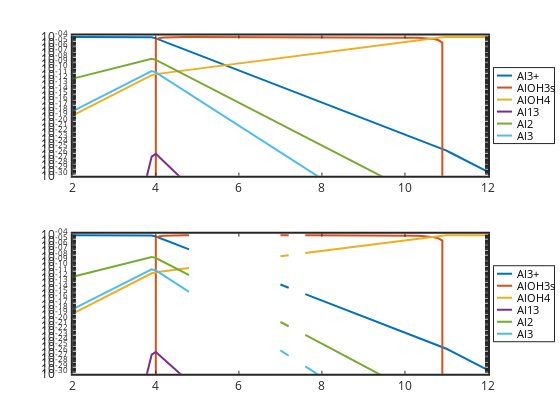

Notebook code cell kept with this figure:
### Code cell
subplot(211)
semilogy(pH,Alp3,'linewidth',2,pH,AlLOH3Rs,'linewidth',2,pH,AlLOHR4m,'linewidth',2, ...
pH,Al13LOHR32p7,'linewidth',2,pH,Al2,'linewidth',2,pH,Al3,'linewidth',2)
 set(gca,'linewidth',2,'fontsize',12)
legend('Al3+','AlOH3s','AlOH4','Al13','Al2','Al3','location','eastoutside')
axis([2 12 1e-30 2e-4])

subplot(212)
semilogy(pH,PAlp3,'linewidth',2,pH,PAlLOH3Rs,'linewidth',2,pH,PAlLOHR4m,'linewidth',2, ...
pH,PAl13LOHR32p7,'linewidth',2,pH,PAl2,'linewidth',2,pH,PAl3,'linewidth',2)
set(gca,'linewidth',2,'fontsize',12)
legend('Al3+','AlOH3s','AlOH4','Al13','Al2','Al3','location','eastoutside')
axis([2 12 1e-30 2e-4])

### Figure 1 — Plotly figure (JSON) as saved in the notebook; plotly's stock layout.template omitted (floating-point values rounded to 4 significant figures; data arrays with more than 128 entries replaced by an {"elided": "..."} marker saying what was removed)
{"data": [{"line": {"color": "rgb(0,113,188)", "dash": "solid", "width": 2}, "marker": {"color": "rgb(0,113,188)", "line": {"color": "rgb(0,113,188)"}, "size": 6, "symbol": "none"}, "mode": "lines", "name": "Al3+", "showlegend": true, "type": "scatter", "visibility": true, "x": [2, 2.1, 2.2, 2.3, 2.4, 2.5, 2.6, 2.7, 2.8, 2.9, 3, 3.1, 3.2, 3.3, 3.4, 3.5, 3.6, 3.7, 3.8, 3.9, 4, 4.1, 4.2, 4.3, 4.4, 4.5, 4.6, 4.7, 4.8, 4.9, 5, 5.1, 5.2, 5.3, 5.4, 5.5, 5.6, 5.7, 5.8, 5.9, 6, 6.1, 6.2, 6.3, 6.4, 6.5, 6.6, 6.7, 6.8, 6.9, 7, 7.1, 7.2, 7.3, 7.4, 7.5, 7.6, 7.7, 7.8, 7.9, 8, 8.1, 8.2, 8.3, 8.4, 8.5, 8.6, 8.7, 8.8, 8.9, 9, 9.1, 9.2, 9.3, 9.4, 9.5, 9.6, 9.7, 9.8, 9.9, 10, 10.1, 10.2, 10.3, 10.4, 10.5, 10.6, 10.7, 10.8, 10.9, 11, 11.1, 11.2, 11.3, 11.4, 11.5, 11.6, 11.7, 11.8, 11.9, 12], "xaxis": "x", "y": [9.989e-05, 9.986e-05, 9.983e-05, 9.978e-05, 9.972e-05, 9.965e-05, 9.956e-05, 9.945e-05, 9.931e-05, 9.913e-05, 9.891e-05, 9.862e-05, 9.827e-05, 9.783e-05, 9.729e-05, 9.66e-05, 9.575e-05, 9.469e-05, 9.339e-05, 9.179e-05, 5.702e-05, 2.858e-05, 1.432e-05, 7.178e-06, 3.597e-06, 1.803e-06, 9.036e-07, 4.529e-07, 2.27e-07, 1.138e-07, 5.702e-08, 2.858e-08, 1.432e-08, 7.178e-09, 3.597e-09, 1.803e-09, 9.036e-10, 4.529e-10, 2.27e-10, 1.138e-10, 5.702e-11, 2.858e-11, 1.432e-11, 7.178e-12, 3.597e-12, 1.803e-12, 9.036e-13, 4.529e-13, 2.27e-13, 1.138e-13, 5.702e-14, 2.858e-14, 1.432e-14, 7.178e-15, 3.597e-15, 1.803e-15, 9.036e-16, 4.529e-16, 2.27e-16, 1.138e-16, 5.702e-17, 2.858e-17, 1.432e-17, 7.178e-18, 3.597e-18, 1.803e-18, 9.036e-19, 4.529e-19, 2.27e-19, 1.138e-19, 5.702e-20, 2.858e-20, 1.432e-20, 7.178e-21, 3.597e-21, 1.803e-21, 9.036e-22, 4.529e-22, 2.27e-22, 1.138e-22, 5.702e-23, 2.858e-23, 1.432e-23, 7.178e-24, 3.597e-24, 1.803e-24, 9.036e-25, 4.529e-25, 2.27e-25, 1.138e-25, 5.012e-26, 1.995e-26, 7.943e-27, 3.162e-27, 1.259e-27, 5.012e-28, 1.995e-28, 7.943e-29, 3.162e-29, 1.259e-29, 5.012e-30], "yaxis": "y"}, {"line": {"color": "rgb(216,82,24)", "dash": "solid", "width": 2}, "marker": {"color": "rgb(216,82,24)", "line": {"color": "rgb(216,82,24)"}, "size": 6, "symbol": "none"}, "mode": "lines", "name": "AlOH3s", "showlegend": true, "type": "scatter", "visibility": true, "x": [2, 2.1, 2.2, 2.3, 2.4, 2.5, 2.6, 2.7, 2.8, 2.9, 3, 3.1, 3.2, 3.3, 3.4, 3.5, 3.6, 3.7, 3.8, 3.9, 4, 4.1, 4.2, 4.3, 4.4, 4.5, 4.6, 4.7, 4.8, 4.9, 5, 5.1, 5.2, 5.3, 5.4, 5.5, 5.6, 5.7, 5.8, 5.9, 6, 6.1, 6.2, 6.3, 6.4, 6.5, 6.6, 6.7, 6.8, 6.9, 7, 7.1, 7.2, 7.3, 7.4, 7.5, 7.6, 7.7, 7.8, 7.9, 8, 8.1, 8.2, 8.3, 8.4, 8.5, 8.6, 8.7, 8.8, 8.9, 9, 9.1, 9.2, 9.3, 9.4, 9.5, 9.6, 9.7, 9.8, 9.9, 10, 10.1, 10.2, 10.3, 10.4, 10.5, 10.6, 10.7, 10.8, 10.9, 11, 11.1, 11.2, 11.3, 11.4, 11.5, 11.6, 11.7, 11.8, 11.9, 12], "xaxis": "x", "y": [0, 0, 0, 0, 0, 0, 0, 0, 0, 0, 0, 0, 0, 0, 0, 0, 0, 0, 0, 0, 3.653e-05, 6.733e-05, 8.308e-05, 9.117e-05, 9.535e-05, 9.752e-05, 9.866e-05, 9.927e-05, 9.959e-05, 9.977e-05, 9.987e-05, 9.992e-05, 9.995e-05, 9.997e-05, 9.998e-05, 9.999e-05, 9.999e-05, 9.999e-05, 0.0001, 0.0001, 0.0001, 0.0001, 0.0001, 0.0001, 0.0001, 0.0001, 0.0001, 9.999e-05, 9.999e-05, 9.999e-05, 9.999e-05, 9.999e-05, 9.998e-05, 9.998e-05, 9.997e-05, 9.996e-05, 9.995e-05, 9.994e-05, 9.993e-05, 9.991e-05, 9.989e-05, 9.986e-05, 9.982e-05, 9.977e-05, 9.971e-05, 9.964e-05, 9.955e-05, 9.943e-05, 9.928e-05, 9.91e-05, 9.886e-05, 9.857e-05, 9.82e-05, 9.773e-05, 9.714e-05, 9.64e-05, 9.547e-05, 9.43e-05, 9.282e-05, 9.096e-05, 8.862e-05, 8.568e-05, 8.197e-05, 7.73e-05, 7.142e-05, 6.403e-05, 5.471e-05, 4.298e-05, 2.822e-05, 9.635e-06, 0, 0, 0, 0, 0, 0, 0, 0, 0, 0, 0], "yaxis": "y"}, {"line": {"color": "rgb(236,176,31)", "dash": "solid", "width": 2}, "marker": {"color": "rgb(236,176,31)", "line": {"color": "rgb(236,176,31)"}, "size": 6, "symbol": "none"}, "mode": "lines", "name": "AlOH4", "showlegend": true, "type": "scatter", "visibility": true, "x": [2, 2.1, 2.2, 2.3, 2.4, 2.5, 2.6, 2.7, 2.8, 2.9, 3, 3.1, 3.2, 3.3, 3.4, 3.5, 3.6, 3.7, 3.8, 3.9, 4, 4.1, 4.2, 4.3, 4.4, 4.5, 4.6, 4.7, 4.8, 4.9, 5, 5.1, 5.2, 5.3, 5.4, 5.5, 5.6, 5.7, 5.8, 5.9, 6, 6.1, 6.2, 6.3, 6.4, 6.5, 6.6, 6.7, 6.8, 6.9, 7, 7.1, 7.2, 7.3, 7.4, 7.5, 7.6, 7.7, 7.8, 7.9, 8, 8.1, 8.2, 8.3, 8.4, 8.5, 8.6, 8.7, 8.8, 8.9, 9, 9.1, 9.2, 9.3, 9.4, 9.5, 9.6, 9.7, 9.8, 9.9, 10, 10.1, 10.2, 10.3, 10.4, 10.5, 10.6, 10.7, 10.8, 10.9, 11, 11.1, 11.2, 11.3, 11.4, 11.5, 11.6, 11.7, 11.8, 11.9, 12], "xaxis": "x", "y": [1.993e-19, 5.005e-19, 1.257e-18, 3.155e-18, 7.921e-18, 1.988e-17, 4.99e-17, 1.252e-16, 3.14e-16, 7.874e-16, 1.973e-15, 4.943e-15, 1.237e-14, 3.094e-14, 7.728e-14, 1.927e-13, 4.799e-13, 1.192e-12, 2.953e-12, 7.291e-12, 1.138e-11, 1.432e-11, 1.803e-11, 2.27e-11, 2.858e-11, 3.597e-11, 4.529e-11, 5.702e-11, 7.178e-11, 9.036e-11, 1.138e-10, 1.432e-10, 1.803e-10, 2.27e-10, 2.858e-10, 3.597e-10, 4.529e-10, 5.702e-10, 7.178e-10, 9.036e-10, 1.138e-09, 1.432e-09, 1.803e-09, 2.27e-09, 2.858e-09, 3.597e-09, 4.529e-09, 5.702e-09, 7.178e-09, 9.036e-09, 1.138e-08, 1.432e-08, 1.803e-08, 2.27e-08, 2.858e-08, 3.597e-08, 4.529e-08, 5.702e-08, 7.178e-08, 9.036e-08, 1.138e-07, 1.432e-07, 1.803e-07, 2.27e-07, 2.858e-07, 3.597e-07, 4.529e-07, 5.702e-07, 7.178e-07, 9.036e-07, 1.138e-06, 1.432e-06, 1.803e-06, 2.27e-06, 2.858e-06, 3.597e-06, 4.529e-06, 5.702e-06, 7.178e-06, 9.036e-06, 1.138e-05, 1.432e-05, 1.803e-05, 2.27e-05, 2.858e-05, 3.597e-05, 4.529e-05, 5.702e-05, 7.178e-05, 9.036e-05, 0.0001, 0.0001, 0.0001, 0.0001, 0.0001, 0.0001, 0.0001, 0.0001, 0.0001, 0.0001, 0.0001], "yaxis": "y"}, {"line": {"color": "rgb(125,46,141)", "dash": "solid", "width": 2}, "marker": {"color": "rgb(125,46,141)", "line": {"color": "rgb(125,46,141)"}, "size": 6, "symbol": "none"}, "mode": "lines", "name": "Al13", "showlegend": true, "type": "scatter", "visibility": true, "x": [2, 2.1, 2.2, 2.3, 2.4, 2.5, 2.6, 2.7, 2.8, 2.9, 3, 3.1, 3.2, 3.3, 3.4, 3.5, 3.6, 3.7, 3.8, 3.9, 4, 4.1, 4.2, 4.3, 4.4, 4.5, 4.6, 4.7, 4.8, 4.9, 5, 5.1, 5.2, 5.3, 5.4, 5.5, 5.6, 5.7, 5.8, 5.9, 6, 6.1, 6.2, 6.3, 6.4, 6.5, 6.6, 6.7, 6.8, 6.9, 7, 7.1, 7.2, 7.3, 7.4, 7.5, 7.6, 7.7, 7.8, 7.9, 8, 8.1, 8.2, 8.3, 8.4, 8.5, 8.6, 8.7, 8.8, 8.9, 9, 9.1, 9.2, 9.3, 9.4, 9.5, 9.6, 9.7, 9.8, 9.9, 10, 10.1, 10.2, 10.3, 10.4, 10.5, 10.6, 10.7, 10.8, 10.9, 11, 11.1, 11.2, 11.3, 11.4, 11.5, 11.6, 11.7, 11.8, 11.9, 12], "xaxis": "x", "y": [1.836e-87, 2.898e-84, 4.572e-81, 7.204e-78, 1.133e-74, 1.78e-71, 2.788e-68, 4.353e-65, 6.773e-62, 1.049e-58, 1.614e-55, 2.465e-52, 3.73e-49, 5.577e-46, 8.215e-43, 1.188e-39, 1.678e-36, 2.302e-33, 3.047e-30, 3.856e-27, 1.253e-26, 2.5e-27, 4.989e-28, 9.954e-29, 1.986e-29, 3.963e-30, 7.907e-31, 1.578e-31, 3.148e-32, 6.281e-33, 1.253e-33, 2.5e-34, 4.989e-35, 9.954e-36, 1.986e-36, 3.963e-37, 7.907e-38, 1.578e-38, 3.148e-39, 6.281e-40, 1.253e-40, 2.5e-41, 4.989e-42, 9.954e-43, 1.986e-43, 3.963e-44, 7.907e-45, 1.578e-45, 3.148e-46, 6.281e-47, 1.253e-47, 2.5e-48, 4.989e-49, 9.954e-50, 1.986e-50, 3.963e-51, 7.907e-52, 1.578e-52, 3.148e-53, 6.281e-54, 1.253e-54, 2.5e-55, 4.989e-56, 9.954e-57, 1.986e-57, 3.963e-58, 7.907e-59, 1.578e-59, 3.148e-60, 6.281e-61, 1.253e-61, 2.5e-62, 4.989e-63, 9.954e-64, 1.986e-64, 3.963e-65, 7.907e-66, 1.578e-66, 3.148e-67, 6.281e-68, 1.253e-68, 2.5e-69, 4.989e-70, 9.954e-71, 1.986e-71, 3.963e-72, 7.907e-73, 1.578e-73, 3.148e-74, 6.281e-75, 2.344e-76, 2.344e-78, 2.344e-80, 2.344e-82, 2.344e-84, 2.344e-86, 2.344e-88, 2.344e-90, 2.344e-92, 2.344e-94, 2.344e-96], "yaxis": "y"}, {"line": {"color": "rgb(118,171,47)", "dash": "solid", "width": 2}, "marker": {"color": "rgb(118,171,47)", "line": {"color": "rgb(118,171,47)"}, "size": 6, "symbol": "none"}, "mode": "lines", "name": "Al2", "showlegend": true, "type": "scatter", "visibility": true, "x": [2, 2.1, 2.2, 2.3, 2.4, 2.5, 2.6, 2.7, 2.8, 2.9, 3, 3.1, 3.2, 3.3, 3.4, 3.5, 3.6, 3.7, 3.8, 3.9, 4, 4.1, 4.2, 4.3, 4.4, 4.5, 4.6, 4.7, 4.8, 4.9, 5, 5.1, 5.2, 5.3, 5.4, 5.5, 5.6, 5.7, 5.8, 5.9, 6, 6.1, 6.2, 6.3, 6.4, 6.5, 6.6, 6.7, 6.8, 6.9, 7, 7.1, 7.2, 7.3, 7.4, 7.5, 7.6, 7.7, 7.8, 7.9, 8, 8.1, 8.2, 8.3, 8.4, 8.5, 8.6, 8.7, 8.8, 8.9, 9, 9.1, 9.2, 9.3, 9.4, 9.5, 9.6, 9.7, 9.8, 9.9, 10, 10.1, 10.2, 10.3, 10.4, 10.5, 10.6, 10.7, 10.8, 10.9, 11, 11.1, 11.2, 11.3, 11.4, 11.5, 11.6, 11.7, 11.8, 11.9, 12], "xaxis": "x", "y": [1.617e-12, 2.562e-12, 4.058e-12, 6.425e-12, 1.017e-11, 1.61e-11, 2.547e-11, 4.027e-11, 6.364e-11, 1.005e-10, 1.586e-10, 2.499e-10, 3.933e-10, 6.177e-10, 9.68e-10, 1.513e-09, 2.355e-09, 3.651e-09, 5.629e-09, 8.617e-09, 5.27e-09, 2.098e-09, 8.352e-10, 3.325e-10, 1.324e-10, 5.27e-11, 2.098e-11, 8.352e-12, 3.325e-12, 1.324e-12, 5.27e-13, 2.098e-13, 8.352e-14, 3.325e-14, 1.324e-14, 5.27e-15, 2.098e-15, 8.352e-16, 3.325e-16, 1.324e-16, 5.27e-17, 2.098e-17, 8.352e-18, 3.325e-18, 1.324e-18, 5.27e-19, 2.098e-19, 8.352e-20, 3.325e-20, 1.324e-20, 5.27e-21, 2.098e-21, 8.352e-22, 3.325e-22, 1.324e-22, 5.27e-23, 2.098e-23, 8.352e-24, 3.325e-24, 1.324e-24, 5.27e-25, 2.098e-25, 8.352e-26, 3.325e-26, 1.324e-26, 5.27e-27, 2.098e-27, 8.352e-28, 3.325e-28, 1.324e-28, 5.27e-29, 2.098e-29, 8.352e-30, 3.325e-30, 1.324e-30, 5.27e-31, 2.098e-31, 8.352e-32, 3.325e-32, 1.324e-32, 5.27e-33, 2.098e-33, 8.352e-34, 3.325e-34, 1.324e-34, 5.27e-35, 2.098e-35, 8.352e-36, 3.325e-36, 1.324e-36, 4.072e-37, 1.023e-37, 2.569e-38, 6.454e-39, 1.621e-39, 4.072e-40, 1.023e-40, 2.569e-41, 6.454e-42, 1.621e-42, 4.072e-43], "yaxis": "y"}, {"line": {"color": "rgb(76,189,237)", "dash": "solid", "width": 2}, "marker": {"color": "rgb(76,189,237)", "line": {"color": "rgb(76,189,237)"}, "size": 6, "symbol": "none"}, "mode": "lines", "name": "Al3", "showlegend": true, "type": "scatter", "visibility": true, "x": [2, 2.1, 2.2, 2.3, 2.4, 2.5, 2.6, 2.7, 2.8, 2.9, 3, 3.1, 3.2, 3.3, 3.4, 3.5, 3.6, 3.7, 3.8, 3.9, 4, 4.1, 4.2, 4.3, 4.4, 4.5, 4.6, 4.7, 4.8, 4.9, 5, 5.1, 5.2, 5.3, 5.4, 5.5, 5.6, 5.7, 5.8, 5.9, 6, 6.1, 6.2, 6.3, 6.4, 6.5, 6.6, 6.7, 6.8, 6.9, 7, 7.1, 7.2, 7.3, 7.4, 7.5, 7.6, 7.7, 7.8, 7.9, 8, 8.1, 8.2, 8.3, 8.4, 8.5, 8.6, 8.7, 8.8, 8.9, 9, 9.1, 9.2, 9.3, 9.4, 9.5, 9.6, 9.7, 9.8, 9.9, 10, 10.1, 10.2, 10.3, 10.4, 10.5, 10.6, 10.7, 10.8, 10.9, 11, 11.1, 11.2, 11.3, 11.4, 11.5, 11.6, 11.7, 11.8, 11.9, 12], "xaxis": "x", "y": [1.313e-18, 3.295e-18, 8.268e-18, 2.074e-17, 5.201e-17, 1.304e-16, 3.266e-16, 8.175e-16, 2.045e-15, 5.109e-15, 1.275e-14, 3.174e-14, 7.889e-14, 1.955e-13, 4.829e-13, 1.188e-12, 2.905e-12, 7.058e-12, 1.701e-11, 4.056e-11, 2.442e-11, 7.721e-12, 2.442e-12, 7.721e-13, 2.442e-13, 7.721e-14, 2.442e-14, 7.721e-15, 2.442e-15, 7.721e-16, 2.442e-16, 7.721e-17, 2.442e-17, 7.721e-18, 2.442e-18, 7.721e-19, 2.442e-19, 7.721e-20, 2.442e-20, 7.721e-21, 2.442e-21, 7.721e-22, 2.442e-22, 7.721e-23, 2.442e-23, 7.721e-24, 2.442e-24, 7.721e-25, 2.442e-25, 7.721e-26, 2.442e-26, 7.721e-27, 2.442e-27, 7.721e-28, 2.442e-28, 7.721e-29, 2.442e-29, 7.721e-30, 2.442e-30, 7.721e-31, 2.442e-31, 7.721e-32, 2.442e-32, 7.721e-33, 2.442e-33, 7.721e-34, 2.442e-34, 7.721e-35, 2.442e-35, 7.721e-36, 2.442e-36, 7.721e-37, 2.442e-37, 7.721e-38, 2.442e-38, 7.721e-39, 2.442e-39, 7.721e-40, 2.442e-40, 7.721e-41, 2.442e-41, 7.721e-42, 2.442e-42, 7.721e-43, 2.442e-43, 7.721e-44, 2.442e-44, 7.721e-45, 2.442e-45, 7.721e-46, 1.658e-46, 2.628e-47, 4.166e-48, 6.602e-49, 1.046e-49, 1.658e-50, 2.628e-51, 4.166e-52, 6.602e-53, 1.046e-53, 1.658e-54], "yaxis": "y"}, {"hoverinfo": "none", "line": {"color": "rgb(0,113,188)", "dash": "solid", "width": 2}, "marker": {"color": "rgb(0,113,188)", "line": {"color": "rgb(0,113,188)"}, "size": 6, "symbol": "none"}, "mode": "lines", "name": "", "showlegend": false, "type": "scatter", "visibility": true, "x": [3, 18], "xaxis": "x2", "y": [7.5, 7.5], "yaxis": "y2"}, {"hoverinfo": "none", "line": {"color": "rgb(216,82,24)", "dash": "solid", "width": 2}, "marker": {"color": "rgb(216,82,24)", "line": {"color": "rgb(216,82,24)"}, "size": 6, "symbol": "none"}, "mode": "lines", "name": "", "showlegend": false, "type": "scatter", "visibility": true, "x": [3, 18], "xaxis": "x2", "y": [19.5, 19.5], "yaxis": "y2"}, {"hoverinfo": "none", "line": {"color": "rgb(236,176,31)", "dash": "solid", "width": 2}, "marker": {"color": "rgb(236,176,31)", "line": {"color": "rgb(236,176,31)"}, "size": 6, "symbol": "none"}, "mode": "lines", "name": "", "showlegend": false, "type": "scatter", "visibility": true, "x": [3, 18], "xaxis": "x2", "y": [31.5, 31.5], "yaxis": "y2"}, {"hoverinfo": "none", "line": {"color": "rgb(125,46,141)", "dash": "solid", "width": 2}, "marker": {"color": "rgb(125,46,141)", "line": {"color": "rgb(125,46,141)"}, "size": 6, "symbol": "none"}, "mode": "lines", "name": "", "showlegend": false, "type": "scatter", "visibility": true, "x": [3, 18], "xaxis": "x2", "y": [43.5, 43.5], "yaxis": "y2"}, {"hoverinfo": "none", "line": {"color": "rgb(118,171,47)", "dash": "solid", "width": 2}, "marker": {"color": "rgb(118,171,47)", "line": {"color": "rgb(118,171,47)"}, "size": 6, "symbol": "none"}, "mode": "lines", "name": "", "showlegend": false, "type": "scatter", "visibility": true, "x": [3, 18], "xaxis": "x2", "y": [55.5, 55.5], "yaxis": "y2"}, {"hoverinfo": "none", "line": {"color": "rgb(76,189,237)", "dash": "solid", "width": 2}, "marker": {"color": "rgb(76,189,237)", "line": {"color": "rgb(76,189,237)"}, "size": 6, "symbol": "none"}, "mode": "lines", "name": "", "showlegend": false, "type": "scatter", "visibility": true, "x": [3, 18], "xaxis": "x2", "y": [67.5, 67.5], "yaxis": "y2"}, {"line": {"color": "rgb(0,113,188)", "dash": "solid", "width": 2}, "marker": {"color": "rgb(0,113,188)", "line": {"color": "rgb(0,113,188)"}, "size": 6, "symbol": "none"}, "mode": "lines", "name": "Al3+", "showlegend": true, "type": "scatter", "visibility": true, "x": [2, 2.1, 2.2, 2.3, 2.4, 2.5, 2.6, 2.7, 2.8, 2.9, 3, 3.1, 3.2, 3.3, 3.4, 3.5, 3.6, 3.7, 3.8, 3.9, 4, 4.1, 4.2, 4.3, 4.4, 4.5, 4.6, 4.7, 4.8, 4.9, 5, 5.1, 5.2, 5.3, 5.4, 5.5, 5.6, 5.7, 5.8, 5.9, 6, 6.1, 6.2, 6.3, 6.4, 6.5, 6.6, 6.7, 6.8, 6.9, 7, 7.1, 7.2, 7.3, 7.4, 7.5, 7.6, 7.7, 7.8, 7.9, 8, 8.1, 8.2, 8.3, 8.4, 8.5, 8.6, 8.7, 8.8, 8.9, 9, 9.1, 9.2, 9.3, 9.4, 9.5, 9.6, 9.7, 9.8, 9.9, 10, 10.1, 10.2, 10.3, 10.4, 10.5, 10.6, 10.7, 10.8, 10.9, 11, 11.1, 11.2, 11.3, 11.4, 11.5, 11.6, 11.7, 11.8, 11.9, 12], "xaxis": "x3", "y": [9.989e-05, 9.986e-05, 9.983e-05, 9.978e-05, 9.972e-05, 9.965e-05, 9.956e-05, 9.945e-05, 9.931e-05, 9.913e-05, 9.891e-05, 9.863e-05, 9.827e-05, 9.783e-05, 9.729e-05, 9.66e-05, 9.575e-05, 9.469e-05, 9.339e-05, 9.179e-05, 5.702e-05, 2.858e-05, 1.432e-05, 7.178e-06, 3.598e-06, 1.803e-06, 9.037e-07, 4.529e-07, 2.27e-07, null, null, null, null, null, null, 1.803e-09, null, null, null, null, null, null, null, null, 3.598e-12, null, null, null, null, null, 5.702e-14, 2.858e-14, 1.432e-14, null, 3.598e-15, null, 9.037e-16, 4.529e-16, 2.27e-16, 1.138e-16, 5.702e-17, 2.858e-17, 1.432e-17, 7.178e-18, 3.598e-18, 1.803e-18, 9.037e-19, 4.529e-19, 2.27e-19, 1.138e-19, 5.702e-20, 2.858e-20, 1.432e-20, 7.178e-21, 3.598e-21, 1.803e-21, 9.037e-22, 4.529e-22, 2.27e-22, 1.138e-22, 5.702e-23, 2.858e-23, 1.432e-23, 7.178e-24, 3.598e-24, 1.803e-24, 9.037e-25, 4.529e-25, 2.27e-25, 1.138e-25, 5.013e-26, 1.996e-26, 7.945e-27, 3.163e-27, 1.259e-27, 5.013e-28, 1.996e-28, 7.947e-29, 3.164e-29, 1.26e-29, 5.016e-30], "yaxis": "y3"}, {"line": {"color": "rgb(216,82,24)", "dash": "solid", "width": 2}, "marker": {"color": "rgb(216,82,24)", "line": {"color": "rgb(216,82,24)"}, "size": 6, "symbol": "none"}, "mode": "lines", "name": "AlOH3s", "showlegend": true, "type": "scatter", "visibility": true, "x": [2, 2.1, 2.2, 2.3, 2.4, 2.5, 2.6, 2.7, 2.8, 2.9, 3, 3.1, 3.2, 3.3, 3.4, 3.5, 3.6, 3.7, 3.8, 3.9, 4, 4.1, 4.2, 4.3, 4.4, 4.5, 4.6, 4.7, 4.8, 4.9, 5, 5.1, 5.2, 5.3, 5.4, 5.5, 5.6, 5.7, 5.8, 5.9, 6, 6.1, 6.2, 6.3, 6.4, 6.5, 6.6, 6.7, 6.8, 6.9, 7, 7.1, 7.2, 7.3, 7.4, 7.5, 7.6, 7.7, 7.8, 7.9, 8, 8.1, 8.2, 8.3, 8.4, 8.5, 8.6, 8.7, 8.8, 8.9, 9, 9.1, 9.2, 9.3, 9.4, 9.5, 9.6, 9.7, 9.8, 9.9, 10, 10.1, 10.2, 10.3, 10.4, 10.5, 10.6, 10.7, 10.8, 10.9, 11, 11.1, 11.2, 11.3, 11.4, 11.5, 11.6, 11.7, 11.8, 11.9, 12], "xaxis": "x3", "y": [0, 0, 0, 0, 0, 0, 0, 0, 0, 0, 0, 0, 0, 0, 0, 0, 0, 0, 0, 0, 3.653e-05, 6.733e-05, 8.308e-05, 9.117e-05, 9.535e-05, 9.752e-05, 9.866e-05, 9.927e-05, 9.959e-05, null, null, null, null, null, null, 9.999e-05, null, null, null, null, null, null, null, null, 0.0001, null, null, null, null, null, 9.999e-05, 9.999e-05, 9.998e-05, null, 9.997e-05, null, 9.995e-05, 9.994e-05, 9.993e-05, 9.991e-05, 9.989e-05, 9.986e-05, 9.982e-05, 9.977e-05, 9.971e-05, 9.964e-05, 9.955e-05, 9.943e-05, 9.928e-05, 9.91e-05, 9.886e-05, 9.857e-05, 9.82e-05, 9.773e-05, 9.714e-05, 9.64e-05, 9.547e-05, 9.43e-05, 9.282e-05, 9.096e-05, 8.862e-05, 8.568e-05, 8.197e-05, 7.73e-05, 7.142e-05, 6.403e-05, 5.471e-05, 4.299e-05, 2.822e-05, 9.638e-06, 0, 0, 0, 0, 0, 0, 0, 0, 0, 0, 0], "yaxis": "y3"}, {"line": {"color": "rgb(236,176,31)", "dash": "solid", "width": 2}, "marker": {"color": "rgb(236,176,31)", "line": {"color": "rgb(236,176,31)"}, "size": 6, "symbol": "none"}, "mode": "lines", "name": "AlOH4", "showlegend": true, "type": "scatter", "visibility": true, "x": [2, 2.1, 2.2, 2.3, 2.4, 2.5, 2.6, 2.7, 2.8, 2.9, 3, 3.1, 3.2, 3.3, 3.4, 3.5, 3.6, 3.7, 3.8, 3.9, 4, 4.1, 4.2, 4.3, 4.4, 4.5, 4.6, 4.7, 4.8, 4.9, 5, 5.1, 5.2, 5.3, 5.4, 5.5, 5.6, 5.7, 5.8, 5.9, 6, 6.1, 6.2, 6.3, 6.4, 6.5, 6.6, 6.7, 6.8, 6.9, 7, 7.1, 7.2, 7.3, 7.4, 7.5, 7.6, 7.7, 7.8, 7.9, 8, 8.1, 8.2, 8.3, 8.4, 8.5, 8.6, 8.7, 8.8, 8.9, 9, 9.1, 9.2, 9.3, 9.4, 9.5, 9.6, 9.7, 9.8, 9.9, 10, 10.1, 10.2, 10.3, 10.4, 10.5, 10.6, 10.7, 10.8, 10.9, 11, 11.1, 11.2, 11.3, 11.4, 11.5, 11.6, 11.7, 11.8, 11.9, 12], "xaxis": "x3", "y": [1.992e-19, 5.002e-19, 1.256e-18, 3.154e-18, 7.918e-18, 1.988e-17, 4.989e-17, 1.252e-16, 3.14e-16, 7.873e-16, 1.973e-15, 4.942e-15, 1.237e-14, 3.093e-14, 7.727e-14, 1.927e-13, 4.798e-13, 1.192e-12, 2.953e-12, 7.29e-12, 1.138e-11, 1.432e-11, 1.803e-11, 2.27e-11, 2.858e-11, 3.597e-11, 4.529e-11, 5.702e-11, 7.178e-11, null, null, null, null, null, null, 3.597e-10, null, null, null, null, null, null, null, null, 2.858e-09, null, null, null, null, null, 1.138e-08, 1.432e-08, 1.803e-08, null, 2.858e-08, null, 4.529e-08, 5.702e-08, 7.178e-08, 9.036e-08, 1.138e-07, 1.432e-07, 1.803e-07, 2.27e-07, 2.858e-07, 3.597e-07, 4.529e-07, 5.702e-07, 7.178e-07, 9.036e-07, 1.138e-06, 1.432e-06, 1.803e-06, 2.27e-06, 2.858e-06, 3.597e-06, 4.529e-06, 5.702e-06, 7.178e-06, 9.036e-06, 1.138e-05, 1.432e-05, 1.803e-05, 2.27e-05, 2.858e-05, 3.597e-05, 4.529e-05, 5.701e-05, 7.178e-05, 9.036e-05, 0.0001, 0.0001, 0.0001, 0.0001, 0.0001, 0.0001, 0.0001, 0.0001, 0.0001, 0.0001, 0.0001], "yaxis": "y3"}, {"line": {"color": "rgb(125,46,141)", "dash": "solid", "width": 2}, "marker": {"color": "rgb(125,46,141)", "line": {"color": "rgb(125,46,141)"}, "size": 6, "symbol": "none"}, "mode": "lines", "name": "Al13", "showlegend": true, "type": "scatter", "visibility": true, "x": [2, 2.1, 2.2, 2.3, 2.4, 2.5, 2.6, 2.7, 2.8, 2.9, 3, 3.1, 3.2, 3.3, 3.4, 3.5, 3.6, 3.7, 3.8, 3.9, 4, 4.1, 4.2, 4.3, 4.4, 4.5, 4.6, 4.7, 4.8, 4.9, 5, 5.1, 5.2, 5.3, 5.4, 5.5, 5.6, 5.7, 5.8, 5.9, 6, 6.1, 6.2, 6.3, 6.4, 6.5, 6.6, 6.7, 6.8, 6.9, 7, 7.1, 7.2, 7.3, 7.4, 7.5, 7.6, 7.7, 7.8, 7.9, 8, 8.1, 8.2, 8.3, 8.4, 8.5, 8.6, 8.7, 8.8, 8.9, 9, 9.1, 9.2, 9.3, 9.4, 9.5, 9.6, 9.7, 9.8, 9.9, 10, 10.1, 10.2, 10.3, 10.4, 10.5, 10.6, 10.7, 10.8, 10.9, 11, 11.1, 11.2, 11.3, 11.4, 11.5, 11.6, 11.7, 11.8, 11.9, 12], "xaxis": "x3", "y": [0, 0, 0, 0, 0, 0, 0, 0, 0, 0, 0, 0, 0, 0, 0, 1.187e-39, 1.677e-36, 2.301e-33, 3.045e-30, 3.854e-27, 1.253e-26, 2.501e-27, 4.989e-28, 9.955e-29, 1.986e-29, 3.963e-30, 7.908e-31, 1.578e-31, 3.148e-32, null, null, null, null, null, null, 3.963e-37, null, null, null, null, null, null, null, null, 0, null, null, null, null, null, 0, 0, 0, null, 0, null, 0, 0, 0, 0, 0, 0, 0, 0, 0, 0, 0, 0, 0, 0, 0, 0, 0, 0, 0, 0, 0, 0, 0, 0, 0, 0, 0, 0, 0, 0, 0, 0, 0, 0, 0, 0, 0, 0, 0, 0, 0, 0, 0, 0, 0], "yaxis": "y3"}, {"line": {"color": "rgb(118,171,47)", "dash": "solid", "width": 2}, "marker": {"color": "rgb(118,171,47)", "line": {"color": "rgb(118,171,47)"}, "size": 6, "symbol": "none"}, "mode": "lines", "name": "Al2", "showlegend": true, "type": "scatter", "visibility": true, "x": [2, 2.1, 2.2, 2.3, 2.4, 2.5, 2.6, 2.7, 2.8, 2.9, 3, 3.1, 3.2, 3.3, 3.4, 3.5, 3.6, 3.7, 3.8, 3.9, 4, 4.1, 4.2, 4.3, 4.4, 4.5, 4.6, 4.7, 4.8, 4.9, 5, 5.1, 5.2, 5.3, 5.4, 5.5, 5.6, 5.7, 5.8, 5.9, 6, 6.1, 6.2, 6.3, 6.4, 6.5, 6.6, 6.7, 6.8, 6.9, 7, 7.1, 7.2, 7.3, 7.4, 7.5, 7.6, 7.7, 7.8, 7.9, 8, 8.1, 8.2, 8.3, 8.4, 8.5, 8.6, 8.7, 8.8, 8.9, 9, 9.1, 9.2, 9.3, 9.4, 9.5, 9.6, 9.7, 9.8, 9.9, 10, 10.1, 10.2, 10.3, 10.4, 10.5, 10.6, 10.7, 10.8, 10.9, 11, 11.1, 11.2, 11.3, 11.4, 11.5, 11.6, 11.7, 11.8, 11.9, 12], "xaxis": "x3", "y": [1.617e-12, 2.561e-12, 4.057e-12, 6.424e-12, 1.017e-11, 1.61e-11, 2.546e-11, 4.027e-11, 6.364e-11, 1.005e-10, 1.586e-10, 2.499e-10, 3.932e-10, 6.177e-10, 9.68e-10, 1.513e-09, 2.355e-09, 3.651e-09, 5.628e-09, 8.617e-09, 5.27e-09, 2.098e-09, 8.353e-10, 3.325e-10, 1.324e-10, 5.27e-11, 2.098e-11, 8.353e-12, 3.325e-12, null, null, null, null, null, null, 5.27e-15, null, null, null, null, null, null, null, null, 1.324e-18, null, null, null, null, null, 5.27e-21, 2.098e-21, 8.353e-22, null, 1.324e-22, null, 2.098e-23, 8.353e-24, 3.325e-24, 1.324e-24, 5.27e-25, 2.098e-25, 8.353e-26, 3.325e-26, 1.324e-26, 5.27e-27, 2.098e-27, 8.353e-28, 3.325e-28, 1.324e-28, 5.27e-29, 2.098e-29, 8.353e-30, 3.325e-30, 1.324e-30, 5.27e-31, 2.098e-31, 8.353e-32, 3.325e-32, 1.324e-32, 5.27e-33, 2.098e-33, 8.353e-34, 3.325e-34, 1.324e-34, 5.27e-35, 2.098e-35, 8.353e-36, 3.325e-36, 1.324e-36, 4.073e-37, 1.023e-37, 2.57e-38, 6.456e-39, 1.622e-39, 4.074e-40, 1.023e-40, 0, 0, 0, 0], "yaxis": "y3"}, {"line": {"color": "rgb(76,189,237)", "dash": "solid", "width": 2}, "marker": {"color": "rgb(76,189,237)", "line": {"color": "rgb(76,189,237)"}, "size": 6, "symbol": "none"}, "mode": "lines", "name": "Al3", "showlegend": true, "type": "scatter", "visibility": true, "x": [2, 2.1, 2.2, 2.3, 2.4, 2.5, 2.6, 2.7, 2.8, 2.9, 3, 3.1, 3.2, 3.3, 3.4, 3.5, 3.6, 3.7, 3.8, 3.9, 4, 4.1, 4.2, 4.3, 4.4, 4.5, 4.6, 4.7, 4.8, 4.9, 5, 5.1, 5.2, 5.3, 5.4, 5.5, 5.6, 5.7, 5.8, 5.9, 6, 6.1, 6.2, 6.3, 6.4, 6.5, 6.6, 6.7, 6.8, 6.9, 7, 7.1, 7.2, 7.3, 7.4, 7.5, 7.6, 7.7, 7.8, 7.9, 8, 8.1, 8.2, 8.3, 8.4, 8.5, 8.6, 8.7, 8.8, 8.9, 9, 9.1, 9.2, 9.3, 9.4, 9.5, 9.6, 9.7, 9.8, 9.9, 10, 10.1, 10.2, 10.3, 10.4, 10.5, 10.6, 10.7, 10.8, 10.9, 11, 11.1, 11.2, 11.3, 11.4, 11.5, 11.6, 11.7, 11.8, 11.9, 12], "xaxis": "x3", "y": [1.312e-18, 3.293e-18, 8.264e-18, 2.073e-17, 5.199e-17, 1.303e-16, 3.265e-16, 8.173e-16, 2.044e-15, 5.108e-15, 1.274e-14, 3.174e-14, 7.888e-14, 1.955e-13, 4.828e-13, 1.187e-12, 2.904e-12, 7.057e-12, 1.7e-11, 4.055e-11, 2.442e-11, 7.722e-12, 2.442e-12, 7.722e-13, 2.442e-13, 7.722e-14, 2.442e-14, 7.722e-15, 2.442e-15, null, null, null, null, null, null, 7.722e-19, null, null, null, null, null, null, null, null, 2.442e-23, null, null, null, null, null, 2.442e-26, 7.722e-27, 2.442e-27, null, 2.442e-28, null, 2.442e-29, 7.722e-30, 2.442e-30, 7.722e-31, 2.442e-31, 7.722e-32, 2.442e-32, 7.722e-33, 2.442e-33, 7.722e-34, 2.442e-34, 7.722e-35, 2.442e-35, 7.722e-36, 2.442e-36, 7.722e-37, 2.442e-37, 7.722e-38, 2.442e-38, 7.722e-39, 2.442e-39, 7.722e-40, 2.442e-40, 0, 0, 0, 0, 0, 0, 0, 0, 0, 0, 0, 0, 0, 0, 0, 0, 0, 0, 0, 0, 0, 0], "yaxis": "y3"}, {"hoverinfo": "none", "line": {"color": "rgb(0,113,188)", "dash": "solid", "width": 2}, "marker": {"color": "rgb(0,113,188)", "line": {"color": "rgb(0,113,188)"}, "size": 6, "symbol": "none"}, "mode": "lines", "name": "", "showlegend": false, "type": "scatter", "visibility": true, "x": [3, 18], "xaxis": "x4", "y": [7.5, 7.5], "yaxis": "y4"}, {"hoverinfo": "none", "line": {"color": "rgb(216,82,24)", "dash": "solid", "width": 2}, "marker": {"color": "rgb(216,82,24)", "line": {"color": "rgb(216,82,24)"}, "size": 6, "symbol": "none"}, "mode": "lines", "name": "", "showlegend": false, "type": "scatter", "visibility": true, "x": [3, 18], "xaxis": "x4", "y": [19.5, 19.5], "yaxis": "y4"}, {"hoverinfo": "none", "line": {"color": "rgb(236,176,31)", "dash": "solid", "width": 2}, "marker": {"color": "rgb(236,176,31)", "line": {"color": "rgb(236,176,31)"}, "size": 6, "symbol": "none"}, "mode": "lines", "name": "", "showlegend": false, "type": "scatter", "visibility": true, "x": [3, 18], "xaxis": "x4", "y": [31.5, 31.5], "yaxis": "y4"}, {"hoverinfo": "none", "line": {"color": "rgb(125,46,141)", "dash": "solid", "width": 2}, "marker": {"color": "rgb(125,46,141)", "line": {"color": "rgb(125,46,141)"}, "size": 6, "symbol": "none"}, "mode": "lines", "name": "", "showlegend": false, "type": "scatter", "visibility": true, "x": [3, 18], "xaxis": "x4", "y": [43.5, 43.5], "yaxis": "y4"}, {"hoverinfo": "none", "line": {"color": "rgb(118,171,47)", "dash": "solid", "width": 2}, "marker": {"color": "rgb(118,171,47)", "line": {"color": "rgb(118,171,47)"}, "size": 6, "symbol": "none"}, "mode": "lines", "name": "", "showlegend": false, "type": "scatter", "visibility": true, "x": [3, 18], "xaxis": "x4", "y": [55.5, 55.5], "yaxis": "y4"}, {"hoverinfo": "none", "line": {"color": "rgb(76,189,237)", "dash": "solid", "width": 2}, "marker": {"color": "rgb(76,189,237)", "line": {"color": "rgb(76,189,237)"}, "size": 6, "symbol": "none"}, "mode": "lines", "name": "", "showlegend": false, "type": "scatter", "visibility": true, "x": [3, 18], "xaxis": "x4", "y": [67.5, 67.5], "yaxis": "y4"}], "layout": {"annotations": [{"font": {"color": "rgb(0, 0, 0)", "size": 10.8}, "showarrow": false, "text": "Al3+", "x": 21, "xanchor": "left", "xref": "x2", "y": 7.5, "yanchor": "middle", "yref": "y2"}, {"font": {"color": "rgb(0, 0, 0)", "size": 10.8}, "showarrow": false, "text": "AlOH3s", "x": 21, "xanchor": "left", "xref": "x2", "y": 19.5, "yanchor": "middle", "yref": "y2"}, {"font": {"color": "rgb(0, 0, 0)", "size": 10.8}, "showarrow": false, "text": "AlOH4", "x": 21, "xanchor": "left", "xref": "x2", "y": 31.5, "yanchor": "middle", "yref": "y2"}, {"font": {"color": "rgb(0, 0, 0)", "size": 10.8}, "showarrow": false, "text": "Al13", "x": 21, "xanchor": "left", "xref": "x2", "y": 43.5, "yanchor": "middle", "yref": "y2"}, {"font": {"color": "rgb(0, 0, 0)", "size": 10.8}, "showarrow": false, "text": "Al2", "x": 21, "xanchor": "left", "xref": "x2", "y": 55.5, "yanchor": "middle", "yref": "y2"}, {"font": {"color": "rgb(0, 0, 0)", "size": 10.8}, "showarrow": false, "text": "Al3", "x": 21, "xanchor": "left", "xref": "x2", "y": 67.5, "yanchor": "middle", "yref": "y2"}, {"font": {"color": "rgb(0, 0, 0)", "size": 10.8}, "showarrow": false, "text": "Al3+", "x": 21, "xanchor": "left", "xref": "x4", "y": 7.5, "yanchor": "middle", "yref": "y4"}, {"font": {"color": "rgb(0, 0, 0)", "size": 10.8}, "showarrow": false, "text": "AlOH3s", "x": 21, "xanchor": "left", "xref": "x4", "y": 19.5, "yanchor": "middle", "yref": "y4"}, {"font": {"color": "rgb(0, 0, 0)", "size": 10.8}, "showarrow": false, "text": "AlOH4", "x": 21, "xanchor": "left", "xref": "x4", "y": 31.5, "yanchor": "middle", "yref": "y4"}, {"font": {"color": "rgb(0, 0, 0)", "size": 10.8}, "showarrow": false, "text": "Al13", "x": 21, "xanchor": "left", "xref": "x4", "y": 43.5, "yanchor": "middle", "yref": "y4"}, {"font": {"color": "rgb(0, 0, 0)", "size": 10.8}, "showarrow": false, "text": "Al2", "x": 21, "xanchor": "left", "xref": "x4", "y": 55.5, "yanchor": "middle", "yref": "y4"}, {"font": {"color": "rgb(0, 0, 0)", "size": 10.8}, "showarrow": false, "text": "Al3", "x": 21, "xanchor": "left", "xref": "x4", "y": 67.5, "yanchor": "middle", "yref": "y4"}], "height": 420, "hovermode": "closest", "margin": {"b": 0, "l": 0, "r": 0, "t": 0}, "plot_bgcolor": "rgba(0, 0, 0, 0)", "showlegend": false, "width": 560, "xaxis": {"anchor": "y", "autorange": false, "domain": [0.13, 0.8714], "exponentformat": "none", "gridcolor": "rgba(38,38,38,0.15)", "gridwidth": 2, "linecolor": "rgb(38,38,38)", "linewidth": 2, "mirror": "ticks", "range": [2, 12], "showgrid": false, "showline": true, "side": "bottom", "spikedash": "solid", "spikemode": "across", "spikesides": false, "spikethickness": 1, "tickangle": 0, "tickcolor": "rgb(38,38,38)", "tickfont": {"color": "rgb(38,38,38)", "size": 12}, "ticklen": 3, "ticks": "inside", "ticktext": ["2", "4", "6", "8", "10", "12"], "tickvals": [2, 4, 6, 8, 10, 12], "title": {"font": {"color": "rgb(0, 0, 0)", "size": 13.2}, "text": ""}, "type": "linear", "visible": true, "zeroline": false}, "xaxis2": {"anchor": "y2", "autorange": false, "domain": [0.8821, 0.9893], "exponentformat": "none", "fixedrange": true, "gridcolor": "rgba(38,38,38,0.15)", "gridwidth": 1, "linecolor": "rgb(38,38,38)", "linewidth": 1, "mirror": true, "range": [0, 60], "showgrid": false, "showline": true, "showspikes": false, "side": "bottom", "spikedash": "solid", "spikemode": "across", "spikesides": false, "spikethickness": 1, "tickangle": 0, "tickcolor": "rgb(38,38,38)", "tickfont": {"color": "rgb(38,38,38)", "size": 10.8}, "ticklen": 3, "ticks": "", "ticktext": [], "tickvals": [], "title": {"font": {"color": "rgb(0, 0, 0)", "size": 11.88}, "text": ""}, "type": "linear", "visible": true, "zeroline": false}, "xaxis3": {"anchor": "y3", "autorange": false, "domain": [0.13, 0.8714], "exponentformat": "none", "gridcolor": "rgba(38,38,38,0.15)", "gridwidth": 2, "linecolor": "rgb(38,38,38)", "linewidth": 2, "mirror": "ticks", "range": [2, 12], "showgrid": false, "showline": true, "side": "bottom", "spikedash": "solid", "spikemode": "across", "spikesides": false, "spikethickness": 1, "tickangle": 0, "tickcolor": "rgb(38,38,38)", "tickfont": {"color": "rgb(38,38,38)", "size": 12}, "ticklen": 3, "ticks": "inside", "ticktext": ["2", "4", "6", "8", "10", "12"], "tickvals": [2, 4, 6, 8, 10, 12], "title": {"font": {"color": "rgb(0, 0, 0)", "size": 13.2}, "text": ""}, "type": "linear", "visible": true, "zeroline": false}, "xaxis4": {"anchor": "y4", "autorange": false, "domain": [0.8821, 0.9893], "exponentformat": "none", "fixedrange": true, "gridcolor": "rgba(38,38,38,0.15)", "gridwidth": 1, "linecolor": "rgb(38,38,38)", "linewidth": 1, "mirror": true, "range": [0, 60], "showgrid": false, "showline": true, "showspikes": false, "side": "bottom", "spikedash": "solid", "spikemode": "across", "spikesides": false, "spikethickness": 1, "tickangle": 0, "tickcolor": "rgb(38,38,38)", "tickfont": {"color": "rgb(38,38,38)", "size": 10.8}, "ticklen": 3, "ticks": "", "ticktext": [], "tickvals": [], "title": {"font": {"color": "rgb(0, 0, 0)", "size": 11.88}, "text": ""}, "type": "linear", "visible": true, "zeroline": false}, "yaxis": {"anchor": "x", "autorange": false, "domain": [0.5818, 0.9155], "exponentformat": "none", "gridcolor": "rgba(38,38,38,0.15)", "gridwidth": 2, "linecolor": "rgb(38,38,38)", "linewidth": 2, "mirror": "ticks", "range": [-30, -3.699], "showgrid": false, "showline": true, "side": "left", "spikedash": "solid", "spikemode": "across", "spikesides": false, "spikethickness": 1, "tickangle": 0, "tickcolor": "rgb(38,38,38)", "tickfont": {"color": "rgb(38,38,38)", "size": 12}, "ticklen": 3, "ticks": "inside", "ticktext": {"elided": "236 str values"}, "tickvals": {"elided": "236 float values"}, "title": {"font": {"color": "rgb(0, 0, 0)", "size": 13.2}, "text": ""}, "type": "log", "visible": true, "zeroline": false}, "yaxis2": {"anchor": "x2", "autorange": false, "domain": [0.6593, 0.8379], "exponentformat": "none", "fixedrange": true, "gridcolor": "rgba(38,38,38,0.15)", "gridwidth": 1, "linecolor": "rgb(38,38,38)", "linewidth": 1, "mirror": true, "range": [75, 0], "showgrid": false, "showline": true, "showspikes": false, "side": "left", "spikedash": "solid", "spikemode": "across", "spikesides": false, "spikethickness": 1, "tickangle": 0, "tickcolor": "rgb(38,38,38)", "tickfont": {"color": "rgb(38,38,38)", "size": 10.8}, "ticklen": 3, "ticks": "", "ticktext": [], "tickvals": [], "title": {"font": {"color": "rgb(0, 0, 0)", "size": 11.88}, "text": ""}, "type": "linear", "visible": true, "zeroline": false}, "yaxis3": {"anchor": "x3", "autorange": false, "domain": [0.11, 0.4437], "exponentformat": "none", "gridcolor": "rgba(38,38,38,0.15)", "gridwidth": 2, "linecolor": "rgb(38,38,38)", "linewidth": 2, "mirror": "ticks", "range": [-30, -3.699], "showgrid": false, "showline": true, "side": "left", "spikedash": "solid", "spikemode": "across", "spikesides": false, "spikethickness": 1, "tickangle": 0, "tickcolor": "rgb(38,38,38)", "tickfont": {"color": "rgb(38,38,38)", "size": 12}, "ticklen": 3, "ticks": "inside", "ticktext": {"elided": "236 str values"}, "tickvals": {"elided": "236 float values"}, "title": {"font": {"color": "rgb(0, 0, 0)", "size": 13.2}, "text": ""}, "type": "log", "visible": true, "zeroline": false}, "yaxis4": {"anchor": "x4", "autorange": false, "domain": [0.1876, 0.3661], "exponentformat": "none", "fixedrange": true, "gridcolor": "rgba(38,38,38,0.15)", "gridwidth": 1, "linecolor": "rgb(38,38,38)", "linewidth": 1, "mirror": true, "range": [75, 0], "showgrid": false, "showline": true, "showspikes": false, "side": "left", "spikedash": "solid", "spikemode": "across", "spikesides": false, "spikethickness": 1, "tickangle": 0, "tickcolor": "rgb(38,38,38)", "tickfont": {"color": "rgb(38,38,38)", "size": 10.8}, "ticklen": 3, "ticks": "", "ticktext": [], "tickvals": [], "title": {"font": {"color": "rgb(0, 0, 0)", "size": 11.88}, "text": ""}, "type": "linear", "visible": true, "zeroline": false}}}
